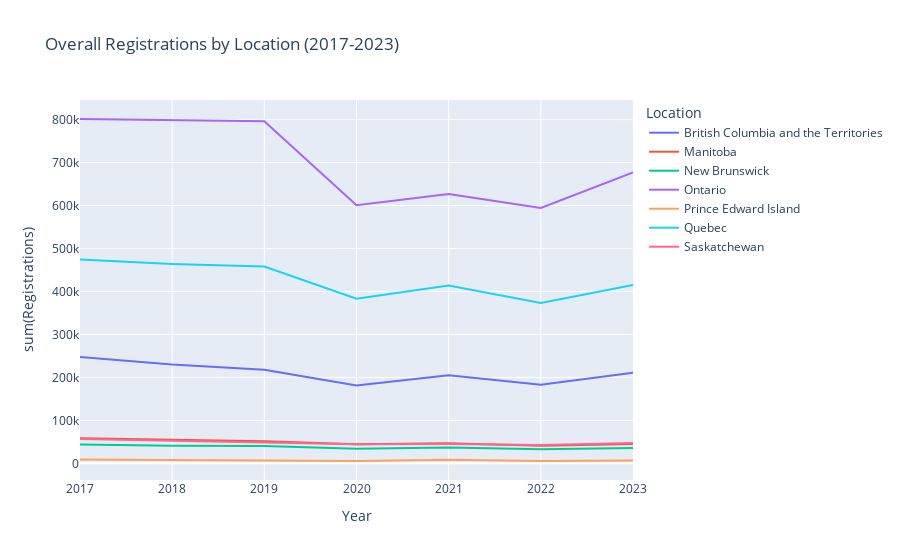

Here is the notebook cell this chart was saved with:
### Code cell
# Group the data by Location and Year and sum the Registrations column
df_location_year_sum = final_df.filter(selected_df["Location"] != "Canada").groupBy("Year", "Location").sum("Registrations")

df_location_year_sum = df_location_year_sum.orderBy("Year", "Location")

# Convert the Spark DataFrame to a Pandas DataFrame
df_location_year_sum_pd = df_location_year_sum.toPandas()

# Create a line chart using Plotly
fig = px.line(df_location_year_sum_pd, x='Year', y='sum(Registrations)', color='Location', title='Overall Registrations by Location (2017-2023)')

# Display the line chart
fig.show()

### Figure 1 — Plotly figure (JSON) as saved in the notebook; plotly's stock layout.template omitted (floating-point values rounded to 4 significant figures)
{"data": [{"hovertemplate": "Location=British Columbia and the Territories<br>Year=%{x}<br>sum(Registrations)=%{y}<extra></extra>", "legendgroup": "British Columbia and the Territories", "line": {"color": "#636efa", "dash": "solid"}, "marker": {"symbol": "circle"}, "mode": "lines", "name": "British Columbia and the Territories", "orientation": "v", "showlegend": true, "type": "scatter", "x": [2017, 2018, 2019, 2020, 2021, 2022, 2023], "xaxis": "x", "y": [247718, 230083, 217965, 181153, 204899, 182689, 210640], "yaxis": "y"}, {"hovertemplate": "Location=Manitoba<br>Year=%{x}<br>sum(Registrations)=%{y}<extra></extra>", "legendgroup": "Manitoba", "line": {"color": "#EF553B", "dash": "solid"}, "marker": {"symbol": "circle"}, "mode": "lines", "name": "Manitoba", "orientation": "v", "showlegend": true, "type": "scatter", "x": [2017, 2018, 2019, 2020, 2021, 2022, 2023], "xaxis": "x", "y": [58310, 53979, 51344, 44654, 46528, 41255, 45088], "yaxis": "y"}, {"hovertemplate": "Location=New Brunswick<br>Year=%{x}<br>sum(Registrations)=%{y}<extra></extra>", "legendgroup": "New Brunswick", "line": {"color": "#00cc96", "dash": "solid"}, "marker": {"symbol": "circle"}, "mode": "lines", "name": "New Brunswick", "orientation": "v", "showlegend": true, "type": "scatter", "x": [2017, 2018, 2019, 2020, 2021, 2022, 2023], "xaxis": "x", "y": [43932, 40961, 40558, 34178, 36676, 32698, 35640], "yaxis": "y"}, {"hovertemplate": "Location=Ontario<br>Year=%{x}<br>sum(Registrations)=%{y}<extra></extra>", "legendgroup": "Ontario", "line": {"color": "#ab63fa", "dash": "solid"}, "marker": {"symbol": "circle"}, "mode": "lines", "name": "Ontario", "orientation": "v", "showlegend": true, "type": "scatter", "x": [2017, 2018, 2019, 2020, 2021, 2022, 2023], "xaxis": "x", "y": [801431, 798537, 795985, 600612, 627134, 594413, 677031], "yaxis": "y"}, {"hovertemplate": "Location=Prince Edward Island<br>Year=%{x}<br>sum(Registrations)=%{y}<extra></extra>", "legendgroup": "Prince Edward Island", "line": {"color": "#FFA15A", "dash": "solid"}, "marker": {"symbol": "circle"}, "mode": "lines", "name": "Prince Edward Island", "orientation": "v", "showlegend": true, "type": "scatter", "x": [2017, 2018, 2019, 2020, 2021, 2022, 2023], "xaxis": "x", "y": [8859, 7929, 7140, 5513, 8236, 5474, 6540], "yaxis": "y"}, {"hovertemplate": "Location=Quebec<br>Year=%{x}<br>sum(Registrations)=%{y}<extra></extra>", "legendgroup": "Quebec", "line": {"color": "#19d3f3", "dash": "solid"}, "marker": {"symbol": "circle"}, "mode": "lines", "name": "Quebec", "orientation": "v", "showlegend": true, "type": "scatter", "x": [2017, 2018, 2019, 2020, 2021, 2022, 2023], "xaxis": "x", "y": [474263, 464208, 458195, 383256, 413680, 373073, 414882], "yaxis": "y"}, {"hovertemplate": "Location=Saskatchewan<br>Year=%{x}<br>sum(Registrations)=%{y}<extra></extra>", "legendgroup": "Saskatchewan", "line": {"color": "#FF6692", "dash": "solid"}, "marker": {"symbol": "circle"}, "mode": "lines", "name": "Saskatchewan", "orientation": "v", "showlegend": true, "type": "scatter", "x": [2017, 2018, 2019, 2020, 2021, 2022, 2023], "xaxis": "x", "y": [56525, 52267, 49328, 44684, 44839, 42873, 47438], "yaxis": "y"}], "layout": {"legend": {"title": {"text": "Location"}, "tracegroupgap": 0}, "title": {"text": "Overall Registrations by Location (2017-2023)"}, "xaxis": {"anchor": "y", "domain": [0, 1], "title": {"text": "Year"}}, "yaxis": {"anchor": "x", "domain": [0, 1], "title": {"text": "sum(Registrations)"}}}}
